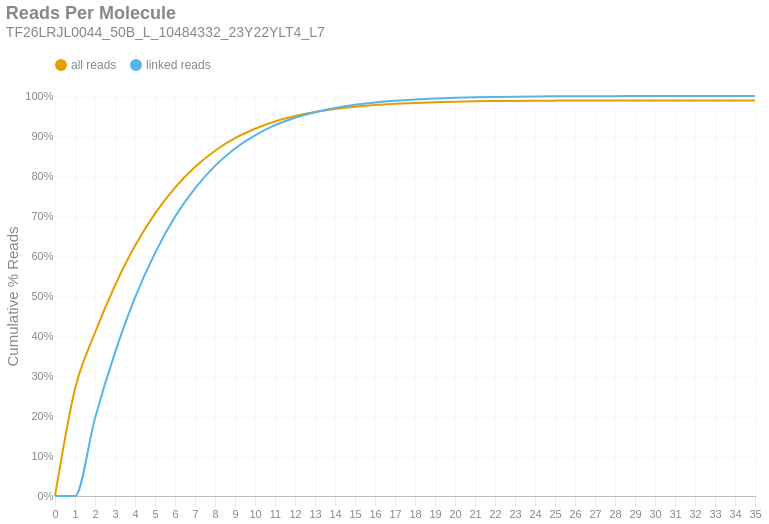

Notebook code cell kept with this figure:
### Markdown cell above
### Reads per Molecule
This chart shows the cumulative distribution of the number of reads per linked molecule. That is, how many alignments are associated with a unique molecule. This excludes the number of reads associated with invalid or absent linked-read barcodes. The `linked` histogram is the percentages recalculated when disregarding singletons.

### Code cell
if SKIPLR:
    print_html(f"Skipped")
else:
    counts = np.bincount(valids['reads'].cast(pl.Int64).to_numpy())
    weighted = counts * np.arange(len(counts))
    all_perc = weighted / n_reads
    linked_perc = weighted / n_linked_reads
    linked_perc[1] = 0
    binned_df = pl.DataFrame({
        'readsper': list(range(len(counts))),
        'all reads (cumsum)': np.cumsum(all_perc).tolist(),
        'linked reads (cumsum)': np.cumsum(linked_perc).tolist(),
    })

    with SafeRender(binned_df):
        (
            density_plot(binned_df, 'Reads Per Molecule', samplename, 'readspmol')
            .encode(
                x=alt.X('readsper:O', title=None).axis(labelAngle=0).scale(padding=0),
                y=alt.Y('value:Q', title='Cumulative % Reads').axis(format='%').stack(False),
                color=alt.Color("key:N").scale(domain=["all reads", "linked reads"]),
                tooltip=[
                    alt.Tooltip("key:N", title="Data Type"),
                    alt.Tooltip("readsper:O", title="Reads Per Molecule"),
                    alt.Tooltip("value:Q", format=".2%", title="% Reads (Cum.)")
                ]            
            )
        ).display()

### Figure 1 — Vega-Lite specification as saved in the notebook (floating-point values rounded to 4 significant figures)
{"width": "container", "height": 400, "config": {"title": {"anchor": "start", "dy": -15, "fontSize": 18, "color": "#888888", "subtitleColor": "#888888", "subtitleFontSize": 14}, "arc": {"fill": "#0072B2"}, "axis": {"domainColor": "#888888", "domainWidth": 0.5, "gridWidth": 0.2, "grid": false, "titleFontWeight": 400, "titleFontSize": 15, "labelFontSize": 11, "labelColor": "#888888", "tickColor": "#888888", "tickWidth": 0.2, "titleColor": "#888888"}, "axisBand": {"grid": false}, "axisX": {"grid": true, "tickSize": 10, "domainCap": "round"}, "axisY": {"domain": false, "grid": true, "tickSize": 0, "domainCap": "round"}, "background": "transparent", "header": {"labelFontSize": 15, "labelColor": "#888888", "titleFontSize": 15, "titleFontWeight": 600, "titleColor": "#888888"}, "legend": {"labelFont": "sans-serif", "labelFontSize": 12, "labelColor": "#888888", "symbolSize": 100, "symbolType": "circle", "titleFontSize": 12, "titlePadding": 10, "titleColor": "#888888", "title": null, "orient": "top"}, "range": {"category": ["#E69F00", "#56B4E9", "#009E73", "#F0E442", "#0072B2", "#D55E00", "#CC79A7", "#000000"], "diverging": ["#cfe8f3", "#a2d4ec", "#73bfe2", "#46abdb", "#1696d2", "#12719e"]}, "area": {"fill": "#0072B2", "fillOpacity": 0.7, "line": true, "strokeOpacity": 0.7}, "line": {"color": "#0072B2", "stroke": "#0072B2", "strokeWidth": 2}, "trail": {"color": "#0072B2", "stroke": "#0072B2", "strokeWidth": 0, "size": 1}, "point": {"filled": true, "fillOpacity": 1.0, "size": 95}, "text": {"color": "#888888", "fontSize": 11, "align": "right", "fontWeight": 400, "size": 11}, "bar": {"fill": "#0072B2", "stroke": null}, "view": {"stroke": null, "continuousWidth": 660, "continuousHeight": 400}}, "data": {"name": "data-8634b0d750f96151c3b1357266c47399"}, "mark": {"type": "line", "interpolate": "monotone", "point": {"opacity": 0, "size": 275}}, "encoding": {"color": {"field": "key", "scale": {"domain": ["all reads", "linked reads"]}, "type": "nominal"}, "tooltip": [{"field": "key", "title": "Data Type", "type": "nominal"}, {"field": "readsper", "title": "Reads Per Molecule", "type": "ordinal"}, {"field": "value", "format": ".2%", "title": "% Reads (Cum.)", "type": "quantitative"}], "x": {"axis": {"labelAngle": 0}, "field": "readsper", "scale": {"padding": 0}, "title": null, "type": "ordinal"}, "y": {"axis": {"format": "%"}, "field": "value", "stack": false, "title": "Cumulative % Reads", "type": "quantitative"}}, "params": [{"name": "param_c36ac31b6afebe62", "select": {"type": "point", "fields": ["key"]}, "bind": "legend"}], "title": {"text": "Reads Per Molecule", "subtitle": "TF26LRJL0044_50B_L_10484332_23Y22YLT4_L7"}, "transform": [{"fold": ["all reads (cumsum)", "linked reads (cumsum)"]}, {"calculate": "replace(datum.key, ' (cumsum)', '')", "as": "key"}, {"filter": {"param": "param_c36ac31b6afebe62"}}], "usermeta": {"embedOptions": {"downloadFileName": "TF26LRJL0044_50B_L_10484332_23Y22YLT4_L7.readspmol"}}, "$schema": "https://vega.github.io/schema/vega-lite/v6.4.1.json", "datasets": {"data-8634b0d750f96151c3b1357266c47399": [{"readsper": 0, "all reads (cumsum)": 0.0, "linked reads (cumsum)": 0.0}, {"readsper": 1, "all reads (cumsum)": 0.2678, "linked reads (cumsum)": 0.0}, {"readsper": 2, "all reads (cumsum)": 0.4081, "linked reads (cumsum)": 0.1946}, {"readsper": 3, "all reads (cumsum)": 0.5262, "linked reads (cumsum)": 0.3583}, {"readsper": 4, "all reads (cumsum)": 0.6254, "linked reads (cumsum)": 0.4958}, {"readsper": 5, "all reads (cumsum)": 0.7058, "linked reads (cumsum)": 0.6073}, {"readsper": 6, "all reads (cumsum)": 0.7712, "linked reads (cumsum)": 0.6979}, {"readsper": 7, "all reads (cumsum)": 0.8225, "linked reads (cumsum)": 0.7691}, {"readsper": 8, "all reads (cumsum)": 0.8631, "linked reads (cumsum)": 0.8254}, {"readsper": 9, "all reads (cumsum)": 0.8944, "linked reads (cumsum)": 0.8688}, {"readsper": 10, "all reads (cumsum)": 0.9182, "linked reads (cumsum)": 0.9018}, {"readsper": 11, "all reads (cumsum)": 0.9364, "linked reads (cumsum)": 0.9271}, {"readsper": 12, "all reads (cumsum)": 0.9499, "linked reads (cumsum)": 0.9457}, {"readsper": 13, "all reads (cumsum)": 0.9598, "linked reads (cumsum)": 0.9595}, {"readsper": 14, "all reads (cumsum)": 0.9673, "linked reads (cumsum)": 0.9699}, {"readsper": 15, "all reads (cumsum)": 0.9731, "linked reads (cumsum)": 0.978}, {"readsper": 16, "all reads (cumsum)": 0.9772, "linked reads (cumsum)": 0.9836}, {"readsper": 17, "all reads (cumsum)": 0.9804, "linked reads (cumsum)": 0.988}, {"readsper": 18, "all reads (cumsum)": 0.9828, "linked reads (cumsum)": 0.9913}, {"readsper": 19, "all reads (cumsum)": 0.9846, "linked reads (cumsum)": 0.9938}, {"readsper": 20, "all reads (cumsum)": 0.9857, "linked reads (cumsum)": 0.9954}, {"readsper": 21, "all reads (cumsum)": 0.9867, "linked reads (cumsum)": 0.9967}, {"readsper": 22, "all reads (cumsum)": 0.9873, "linked reads (cumsum)": 0.9976}, {"readsper": 23, "all reads (cumsum)": 0.9878, "linked reads (cumsum)": 0.9983}, {"readsper": 24, "all reads (cumsum)": 0.9882, "linked reads (cumsum)": 0.9988}, {"readsper": 25, "all reads (cumsum)": 0.9884, "linked reads (cumsum)": 0.9991}, {"readsper": 26, "all reads (cumsum)": 0.9886, "linked reads (cumsum)": 0.9994}, {"readsper": 27, "all reads (cumsum)": 0.9887, "linked reads (cumsum)": 0.9995}, {"readsper": 28, "all reads (cumsum)": 0.9888, "linked reads (cumsum)": 0.9996}, {"readsper": 29, "all reads (cumsum)": 0.9889, "linked reads (cumsum)": 0.9998}, {"readsper": 30, "all reads (cumsum)": 0.989, "linked reads (cumsum)": 0.9999}, {"readsper": 31, "all reads (cumsum)": 0.989, "linked reads (cumsum)": 0.9999}, {"readsper": 32, "all reads (cumsum)": 0.989, "linked reads (cumsum)": 1.0}, {"readsper": 33, "all reads (cumsum)": 0.989, "linked reads (cumsum)": 1.0}, {"readsper": 34, "all reads (cumsum)": 0.989, "linked reads (cumsum)": 1.0}, {"readsper": 35, "all reads (cumsum)": 0.989, "linked reads (cumsum)": 1.0}]}}
